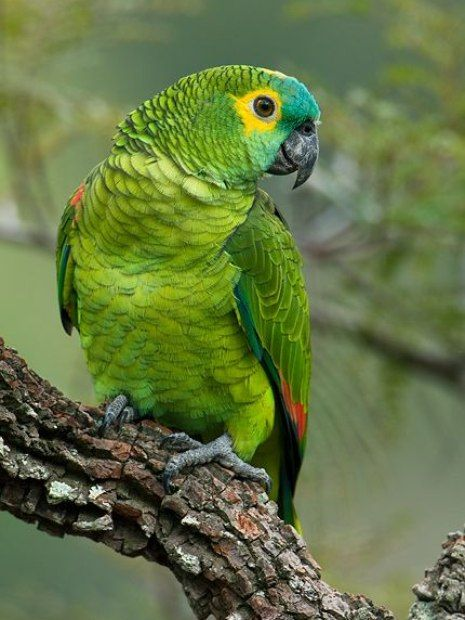
#> input picture parrot image.jpg, 465 x 620 px
$ python cannyedge.py
#> lines starting #> are read from the running program, lines starting #| are printed output that depends on the picture; after the words box and inside, x2 and y2 are one past the last pixel; in counts of white or black regions, pixels touching at a corner belong together
"""detects the outline of the image,detects borders and separate objects,feature extraction
finds edges where brightness suddenly changes
threshold 1 is lower boundary to detect weak edges
threshold 2 is upper boundary to detect strong edges
threshold is cutoff for brightness if lesser than threshold then make it 0
and if slightly greater than upper then convert to 255 bascically make every pixel either 0 or 1
this is also called thresholding
image must be a grayscale image"""
#edges = cv2.Canny(image, threshold1, threshold2)
import cv2
image=cv2.imread("parrot image.jpg",cv2.IMREAD_GRAYSCALE)
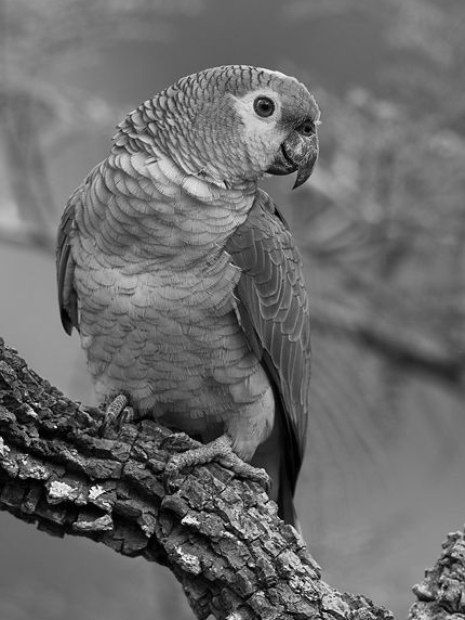
#> image: shape (620, 465); min 0, max 255, mean 106.8
edges= cv2.Canny(image, 50, 150)
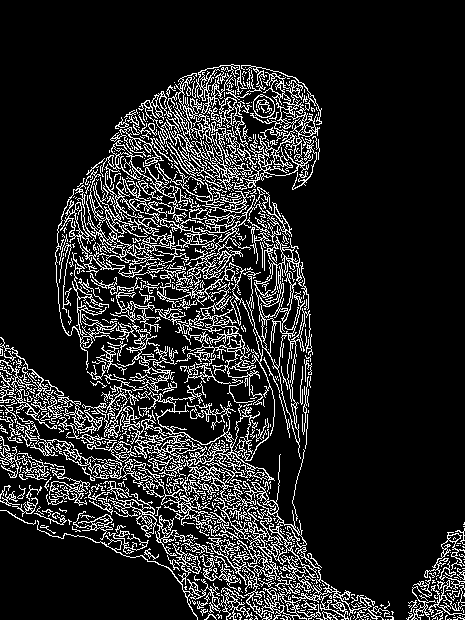
#> edges: shape (620, 465); 14.1% white in thin lines or dots, all inside (x1, y1, x2, y2) = (0, 64, 465, 620)
cv2.imshow("canny image",edges)
cv2.waitKey(0)
cv2.destroyAllWindows()

#thresholded_image = cv2. threshold(image, thresh_value, max_value, method)
ret,thresh_img= cv2.threshold(image,120,255,cv2.THRESH_BINARY)
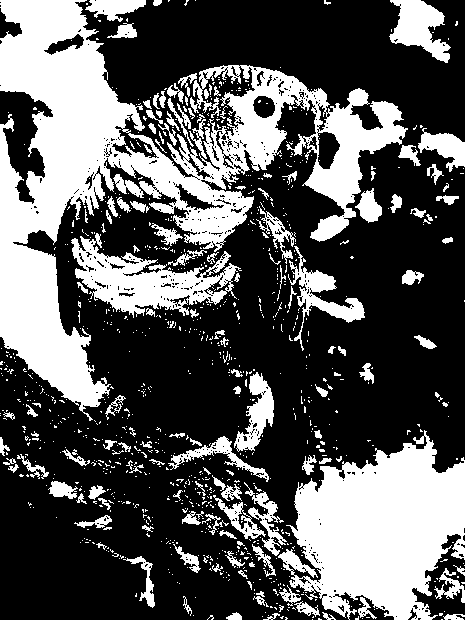
#> thresh_img: shape (620, 465); 34.7% white; 999 white regions (858 under 20 px), largest, box (x1, y1, x2, y2) and area: (0, 0, 408, 421) 48253, (278, 430, 465, 620) 22093, (71, 233, 242, 318) 6010
cv2.imshow("thresh hold image",thresh_img)
cv2.waitKey(0)
cv2.destroyAllWindows()
